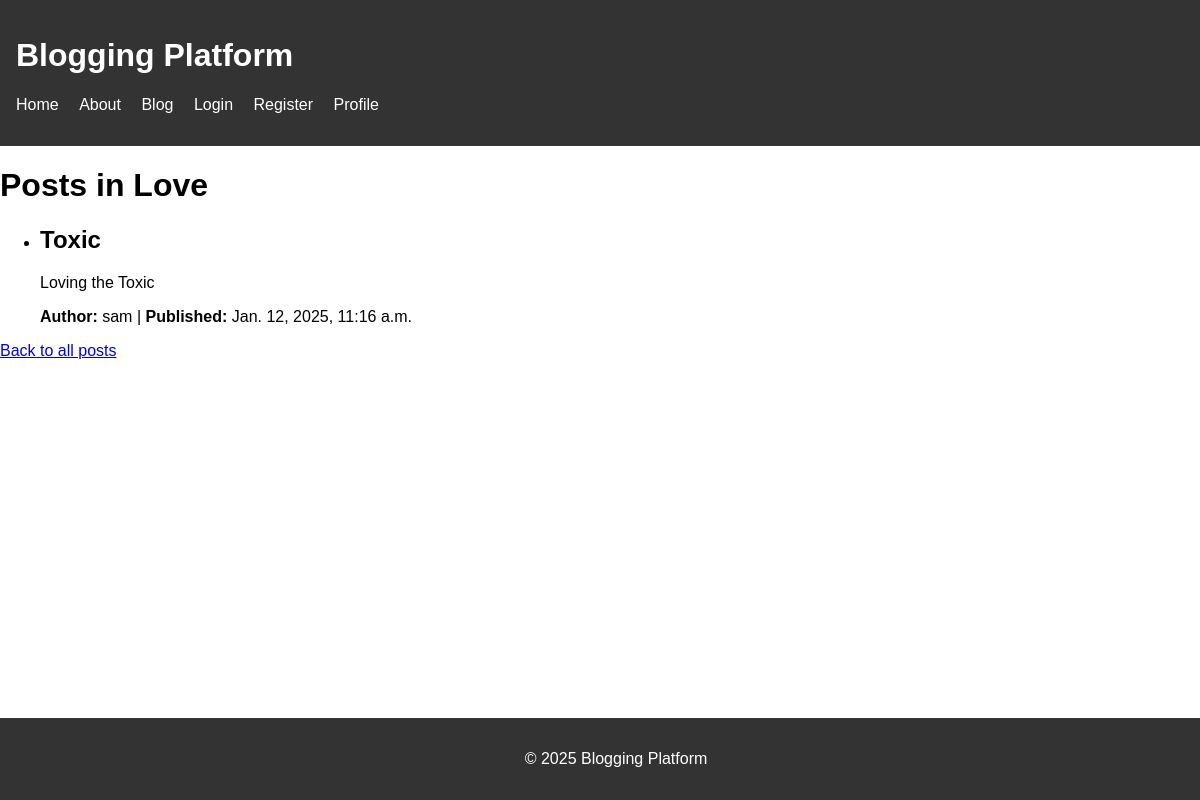
Screenshot of /blog/category/Love/ with the database file from the repository.
### blog/models.py (models this page shows, shortened)
class Category(models.Model):
    name = models.CharField(max_length=100)

class BlogPost(models.Model):
    title = models.CharField(max_length=200)
    content = models.TextField()
    author = models.ForeignKey(User, on_delete=models.CASCADE)
    category = models.ForeignKey(Category, on_delete=models.SET_NULL, null=True)
    published_date = models.DateTimeField(auto_now=True)
    tags = models.ManyToManyField(Tag, blank=True)
    created_at = models.DateTimeField(auto_now_add=True)
    class Meta:
        ordering = ['-created_at']  # Order posts by creation date, newest first

### blog/views.py (the view)
# urls.py: path('category/<str:category_name>/', posts_by_category, name='posts_by_category'),
def posts_by_category(request, category_name):
    posts = BlogPost.objects.filter(category__name=category_name)
    published_after = request.GET.get('published_after')
    if published_after:
        published_after_date = datetime.strptime(published_after, '%Y-%m-%d')
        posts = posts.filter(published_date__gte=published_after_date)
    tags = request.GET.get('tags')
    if tags:
        tags_list = [tag.strip() for tag in tags.split(',')]
        posts = posts.filter(tags__in=tags_list)
    return render(request, 'blog/posts_by_category.html', {'posts': posts, 'category': category_name})

### blog/templates/blog/posts_by_category.html
{% extends 'base.html' %}
{% block content %}
    <h1>Posts in {{ category }}</h1>
    <ul>
        {% for post in posts %}
            <li>
                <h2>{{ post.title }}</h2>
                <p>{{ post.content }}</p>
                <p><strong>Author:</strong> {{ post.author.username }} | <strong>Published:</strong> {{ post.published_date }}</p>
            </li>
        {% empty %}
            <li>No posts available in this category.</li>
        {% endfor %}
    </ul>
    <a href="{% url 'blog:post_list' %}">Back to all posts</a>
{% endblock %}

### static/css/styles.css (style rules this page uses)
body { font-family: Arial, sans-serif; margin: 0; padding: 0; }

### rows the page displays
Category: name "Love"
BlogPost: title "Toxic", content "Loving the Toxic", author.username "sam", published_date "Jan. 12, 2025, 11:16 a.m."
